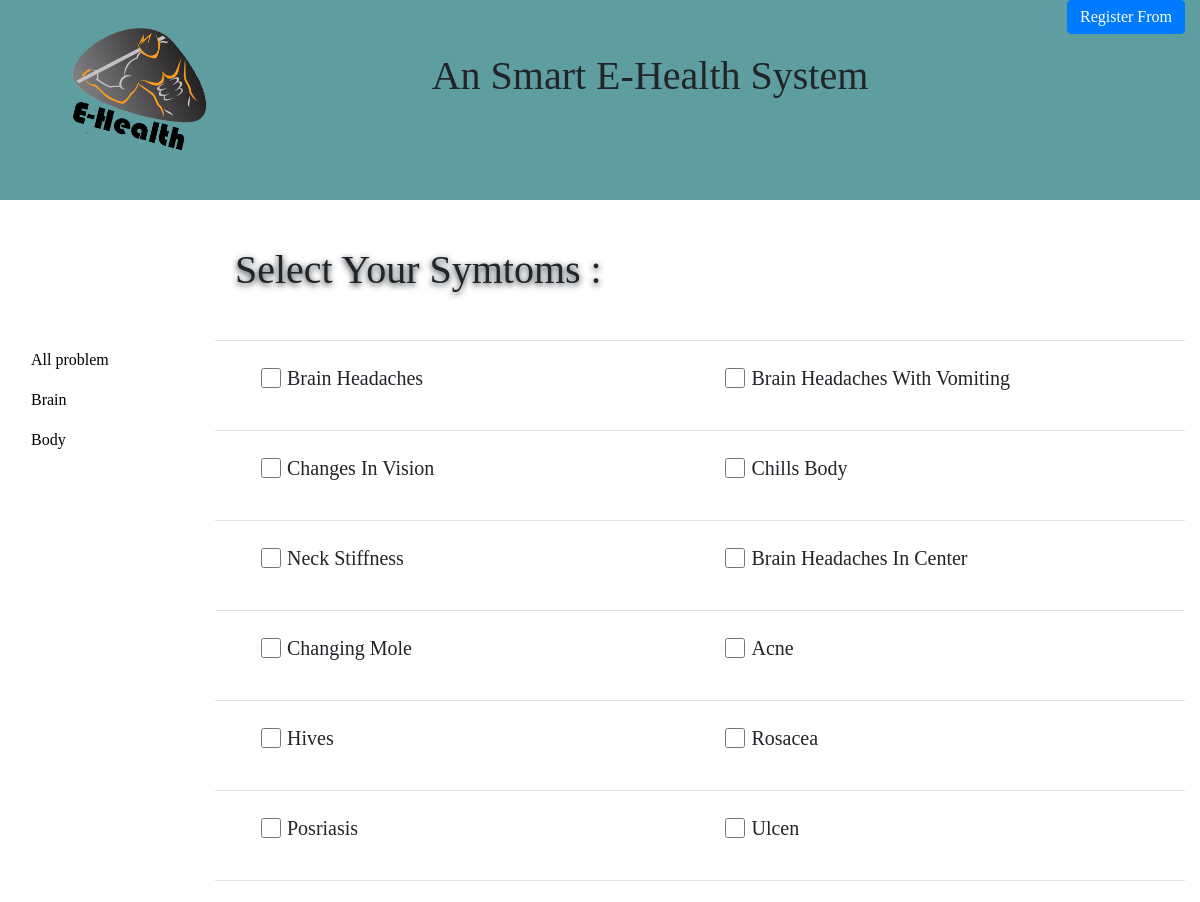
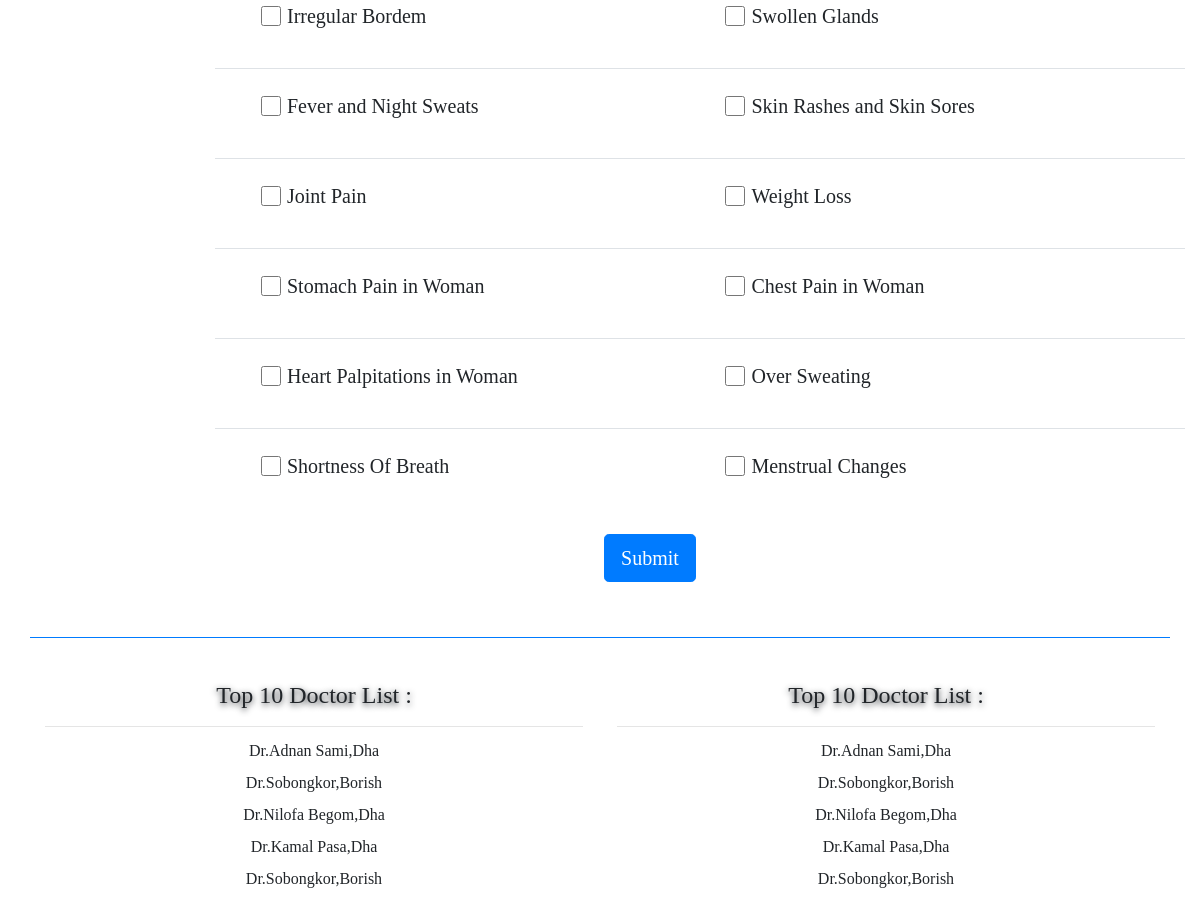
The page / on the database its author committed (2 pictures, top to bottom).
### tables this page shows
CREATE TABLE `symptom` (
  `symptom_id` int(245) NOT NULL,
  `symptom_name` varchar(245) DEFAULT NULL,
  `symptom_type` varchar(150) DEFAULT NULL
);

### index.php (the view, shortened to what this page needs)
<!doctype html>
<html lang="en">
<head>
    <?php include ( 'php/header.php'); ?>
</head>
<body style="padding-left:0px;padding-right:0px;" class="container-fluid">
    <div class="container-fluid" style="background-color: cadetblue">
            <div class="row ">
                <div class="col-lg-3 col-md-2 col-sm-12 text-center">
                    <img src="image/khab.png" class="img-fluid logo" alt="logo">
                </div>
                <div class="col-lg-7 col-md-7 col-sm-12 text-center">
                    <h1 class="wow slideInRight title">An Smart E-Health System</h1>
                </div>
                <div class="col-lg-2 col-md-3 col-sm-12 ">
                    <button type="button" class="btn btn-primary py-1 btn_margin float-right" data-toggle="modal" data-target="#exampleModal">Register From</button>
                </div>
            </div>
        </div>
    <div class="container">
        <div class="row">
            <div class="col-md-10 offset-md-2 col-sm-12">
                <h1 class="bounce wow bounce title2"> Select Your Symtoms :</h1>
            </div>
        </div>
    </div>
    <div class="container-fluid" id="symtom_body">
            <form action="" method="post" id="symptom_form">
            <div class="row">
                <div class="col-md-2 col-sm-12">
                    <ul class="nav flex-column">
                        <li class="nav-item"> <a class="nav-link active" href="#">All problem</a>
                        </li>
                        <li class="nav-item"> <a class="nav-link" href="#">Brain</a>
                        </li>
                        <li class="nav-item"> <a class="nav-link" href="#">Body</a>
                        </li>
                    </ul>
                </div>
                 <div class="col-md-10 col-sm-12">
                    <table class="table table-hover">
                <?php
                 $i=1;
                 include('config/connection.php');
                 $select_symptom="select * from symptom";
                 $result=mysqli_query($con,$select_symptom);
                 while ($row=mysqli_fetch_array($result,MYSQLI_ASSOC)) {
                    if($i==1 || $i % 2 !=0){
                    echo "<tr>";
                    }
                    echo "<td>";
                    echo ' <div class="form-check">';
                    echo '<label class="form-check-label">';
                    echo '<input type="checkbox" class="form-check-input" name="symptom[]" value="'.$row['symptom_name'].'"><h5>'.$row['symptom_name'].'</h5></label>';
                    echo "</div>";
                    echo "</td>";
                  if($i % 2 ==0){
                    echo "</tr>";
                    }
                    $i++;
                 }
                ?>
                    </table>
                  </div>
              </div>
              </form>
            <div class="row">
                  <div class="col-md-11 offset-md-1 text-center">
                      <button onclick="symptom_submitt()" class="btn btn-lg btn-primary" name="symptom_submit" id="symptom_submit">Submit</button>
                  </div>
              </div>
    </div>
    <?php include ( 'php/footer.php'); ?>
</body>
</html>

### php/header.php (shortened to what this page needs)
<link rel="stylesheet" href="css/bootstrap-grid.min.css">
<link rel="stylesheet" href="css/bootstrap.min.css">
<link rel="stylesheet" href="css/style.css">
<link rel="stylesheet" href="css/media.css">
<link rel="stylesheet" href="css/animate.css">

### php/footer.php (shortened to what this page needs)
<div class="container top_doctors">
       <br>
       <br>
    <div class="row">
        <div class="col-md-12" style="margin-bottom:1%;margin-top:2%; background-color: #007BFF;"></div>
    </div>
    <br>
    <br>
    <div class="row">
        <div class="col-md text-center">
            <h4>Top 10 Doctor List :</h4>
            <hr>
            <p>Dr.Adnan Sami,Dha</p>
            <p>Dr.Sobongkor,Borish</p>
            <p>Dr.Nilofa Begom,Dha</p>
            <p>Dr.Kamal Pasa,Dha</p>
            <p>Dr.Sobongkor,Borish</p>
        </div>
        <div class="col-md text-center">
            <h4>Top 10 Doctor List :</h4>
            <hr>
            <p>Dr.Adnan Sami,Dha</p>
            <p>Dr.Sobongkor,Borish</p>
            <p>Dr.Nilofa Begom,Dha</p>
            <p>Dr.Kamal Pasa,Dha</p>
            <p>Dr.Sobongkor,Borish</p>
        </div>
    </div>
    <div class="row">
        <div class="col-md-12" style="margin-bottom: 2%;"></div>
    </div>
</div>

### css/style.css (style rules this page uses)
body { font-family: 'Playfair Display', serif; }
.title { margin: 52px 0px; }
.logo { width: 200px; height: 200px; }
.title2 { margin: 5% 0; text-shadow: 0px 2px 6px; }
.nav-link { color: black; }
.top_doctors { line-height: 1; }
.top_doctors h4 { text-shadow: 0px 2px 6px; }
img { height: 206px; width: 206px; border-radius: 50%; }
.form-check-label { padding-left: 40px; margin-bottom: 20px; cursor: pointer; }
.form-check-label h5 { padding-top: 3px; }
.form-check-input { height: 20px; width: 20px; background-color: #ccc; margin-left: -26px; cursor: pointer; }
.form-check { padding-top: 10px; cursor: pointer; }

### rows shown on the page
symptom: symptom_name "Brain Headaches"
symptom: symptom_name "Brain Headaches With Vomiting"
symptom: symptom_name "Changes In Vision"
symptom: symptom_name "Chills Body"
symptom: symptom_name "Neck Stiffness"
symptom: symptom_name "Brain Headaches In Center"
symptom: symptom_name "Changing Mole"
symptom: symptom_name "Acne"
symptom: symptom_name "Hives"
symptom: symptom_name "Rosacea"
symptom: symptom_name "Posriasis"
symptom: symptom_name "Ulcen"
symptom: symptom_name "Irregular Bordem"
symptom: symptom_name "Swollen Glands"
symptom: symptom_name "Fever and Night Sweats"
symptom: symptom_name "Skin Rashes and Skin Sores"
symptom: symptom_name "Joint Pain"
symptom: symptom_name "Weight Loss"
symptom: symptom_name "Stomach Pain in Woman"
symptom: symptom_name "Chest Pain in Woman"
symptom: symptom_name "Heart Palpitations in Woman"
symptom: symptom_name "Over Sweating"
symptom: symptom_name "Shortness Of Breath"
symptom: symptom_name "Menstrual Changes"
